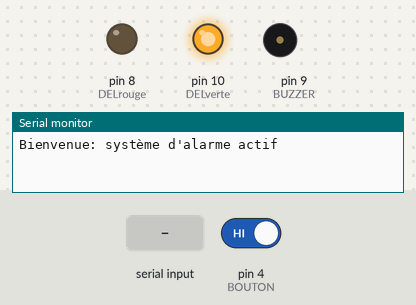
The sketch below on a simulated Arduino Uno, built with avr-gcc and run on an emulated ATmega328P. Parts: output pins drawn as LEDs (lit = HIGH), buzzer (waves = sounding), the last lines printed to the serial monitor. The inputs (shaded band) are chosen by the test bench; at power-on: pin 4 (BOUTON) HIGH.

Above: at 1.2 s.
1.3 s: pin 4 (BOUTON) driven LOW
At 1.8 s:
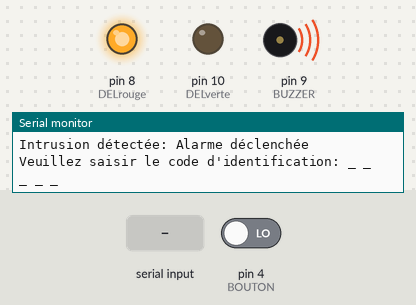
At 3.1 s:
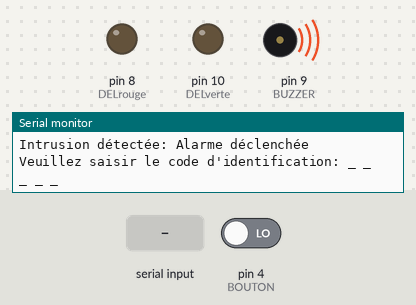
4.3 s: "90,45\n" received over Serial
Timing chart, 0 to 11.8 s (numbered marks = the images above; inputs shaded):
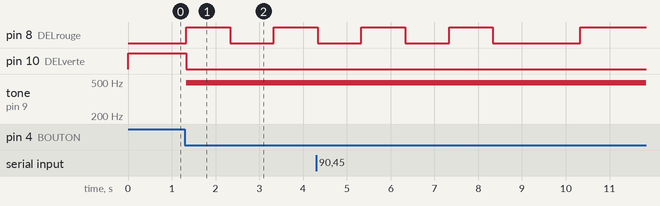

The sketch:

main.ino
```cpp
// Samuel Bouchereau: Projet 1 - Capteurs & actionneurs

int DELrouge = 8;                             // Broche pour la DEL rouge
int DELverte = 10;                            // Broche pour la DEL verte
int BOUTON = 4;                               // Broche pour le bouton
int BUZZER = 9;                               // Broche pour le piezzo buzzer
int time = 1000;                              // Constante de temps
bool alarmeBloquee = false;                   // Variable pour indiquer si l'alarme est bloquée
bool alarmeActivee = false;                   // Variable pour indiquer si l'alarme est activée
int tentatives = 3;                           // Défini le nombre de tentatives allouées

void setup() {
  pinMode(DELrouge, OUTPUT);                  // Sortie pour la DEL rouge
  pinMode(DELverte, OUTPUT);                  // Sortie pour la DEL verte
  pinMode(BUZZER, OUTPUT);                    // Sortie pour le piezzo buzzer
  pinMode(BOUTON, INPUT);                     // Entrée pour bouton
  Serial.begin(9600);                         // Démarre la connexion série avec l'ordinateur
  Serial.println("Bienvenue: système d'alarme actif");
  digitalWrite(DELrouge, LOW);                // Éteindre la DEL rouge au démarrage
  digitalWrite(DELverte, HIGH);               // Allume la DEL verte au démarrage
}

void loop() {
  digitalWrite(DELrouge, LOW);                // Éteindre la DEL rouge
  digitalWrite(DELverte, HIGH);               // Éteindre la DEL verte
  if (digitalRead(BOUTON) == LOW) {           // Si le bouton est pressé
    if (alarmeActivee == false) {             // Si seulement l'alarme n'est pas déjà activée
      Serial.println("Intrusion détectée: Alarme déclenchée");
      activerAlarme();                        // Active l'alarme
    }
  }
}

void activerAlarme() {
  alarmeActivee = true;                       // Indique que l'alarme est activée
  Serial.println("Veuillez saisir le code d'identification: _ _ _ _ _");

  while (alarmeActivee) {                     // Boucle tant que l'alarme est activée
    digitalWrite(DELverte, LOW);              // Éteindre la DEL verte
    analogWrite(BUZZER, 200);                 // Le moteur tourne à une vitesse élevée
    digitalWrite(DELrouge, HIGH);             // Allumer la DEL rouge
    delay(time);
    analogWrite(BUZZER, 0);                   // Le moteur arrête
    digitalWrite(DELrouge, LOW);              // Éteindre la DEL rouge
    delay(time);

    if (Serial.available() != 0) {            // Si des données sont disponibles sur le port série
      int code = Serial.parseInt();           // Attribue à la variable 'code' la combinaison entrée par l'utilisateur
      if (code == 12345) {                    // Vérifier si le code est valide
        desactiverAlarme();                   // Désactive l'alarme
      }
      else {                                        // Si la combinaison est incorrect
        tentatives -= 1;                            // On soustrait 1 à la variable 'tentatives'
        if (tentatives <= 0){                       // Si le nombre de tentatives atteint 0
            Serial.println("Identification échouée: la centrale vous contactera sous peu");
            alarmeBloquee = true;                   // On indique que l'alarme est maintenant bloquée
            alarmeContinue();                       // Bloque l'alarme
        }
        else if (tentatives > 1) {                  // Si le nombre de tentatives est supérieur à 1
          Serial.print("Code incorrect: ");
          Serial.print(tentatives);
          Serial.println(" essais restants");
        }
        else if (tentatives = 1) {                  // S'il ne reste qu'une seule tentative
          Serial.print("Code incorrect: ");         // ** Deux else if sont nécessaires, essentiellement pour l'orthographe
          Serial.print(tentatives);                 // différent de "essai restant" au singulier/pluriel **
          Serial.println(" essai restant");
        }
      }
    }
  }
}

void desactiverAlarme() {
  alarmeActivee = false;                          // Indiquer que l'alarme est désactivée
  analogWrite(BUZZER, 0);                         // Arrêter le piezzo buzzer
  Serial.println("Alarme désactivée");
  tentatives = 3;                                 // Réinitialise le nombre de tentatives à 3

}

void alarmeContinue() {
  digitalWrite(DELrouge, HIGH);                   // Allume la DEL rouge
  while (alarmeBloquee = true) {                  // Boucle à l'infini tant que le programme n'est pas arrêté manuellement
    analogWrite(BUZZER, 200);                     // Le moteur tourne à une vitesse élevée
    delay(time);
    analogWrite(BUZZER, 0);                       // Le moteur arrête
    delay(time);
  }
}
```

Measured:
- after the input at 1.3 s, pin 8 (DELrouge): LOW → HIGH at once, → LOW 1.0 s later, → HIGH 1.0 s later; pin 10 (DELverte): HIGH → LOW at once; tone on pin 9 (BUZZER): silent → 490 Hz at once
